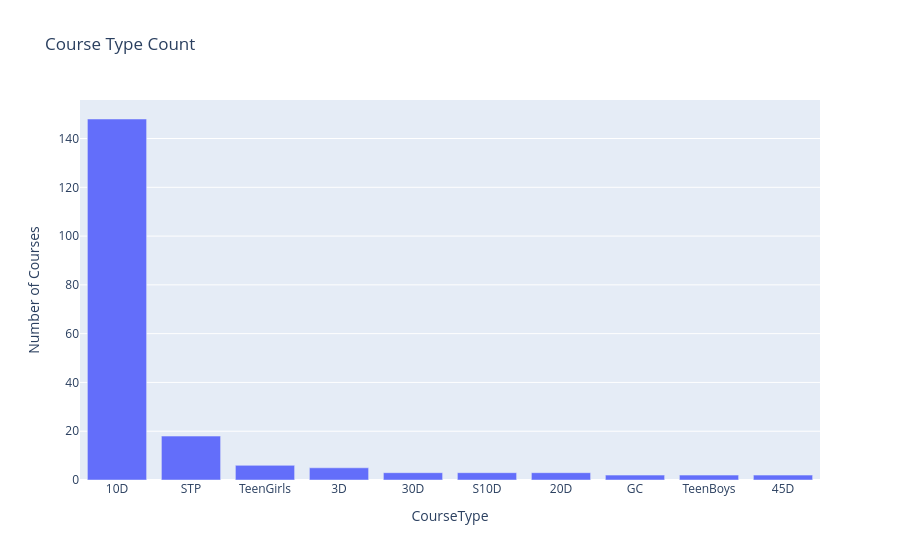

Source (notebook cell):
### Code cell
import pandas as pd
import plotly.express as px

# Create a DataFrame
df = data

# Count the occurrences of each category
course_counts = df['Course'].value_counts().reset_index()
course_counts.columns = ['Course', 'count']

# Create a bar plot using Plotly Express
fig = px.bar(course_counts, x='Course', y='count', title='Course Type Count', labels={'count': 'Number of Courses', 'Course': 'CourseType'})

# Show the plot
fig.show()

### Figure 1 — Plotly figure (JSON) as saved in the notebook; plotly's stock layout.template omitted (floating-point values rounded to 4 significant figures)
{"data": [{"hovertemplate": "CourseType=%{x}<br>Number of Courses=%{y}<extra></extra>", "legendgroup": "", "marker": {"color": "#636efa", "pattern": {"shape": ""}}, "name": "", "orientation": "v", "showlegend": false, "textposition": "auto", "type": "bar", "x": ["10D", "STP", "TeenGirls", "3D", "30D", "S10D", "20D", "GC", "TeenBoys", "45D"], "xaxis": "x", "y": [148, 18, 6, 5, 3, 3, 3, 2, 2, 2], "yaxis": "y"}], "layout": {"barmode": "relative", "legend": {"tracegroupgap": 0}, "title": {"text": "Course Type Count"}, "xaxis": {"anchor": "y", "domain": [0, 1], "title": {"text": "CourseType"}}, "yaxis": {"anchor": "x", "domain": [0, 1], "title": {"text": "Number of Courses"}}}}
